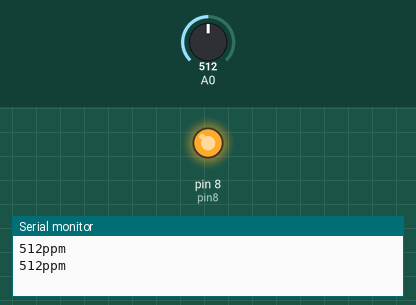
A sketch run on a simulated Arduino Uno, built with avr-gcc and run on an emulated ATmega328P. On the bench: output pins drawn as LEDs (lit = HIGH), the last lines printed to the serial monitor. The inputs (shaded band) are chosen by the test bench; at power-on: A0 = 512.

Above: at 5.8 s.
5.9 s: A0 set to 483
At 11.3 s:
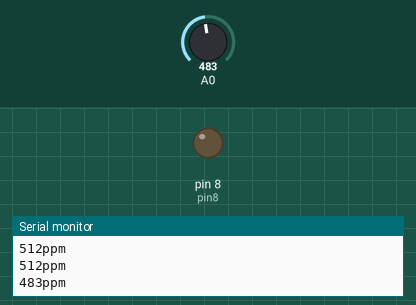
11.9 s: A0 set to 510
At 16.3 s:
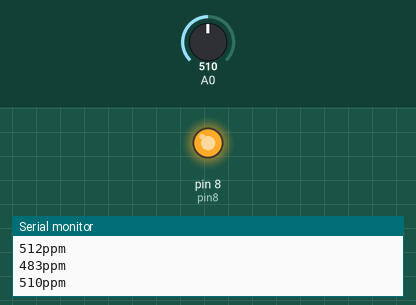
17.9 s: A0 set to 490
At 21.3 s:
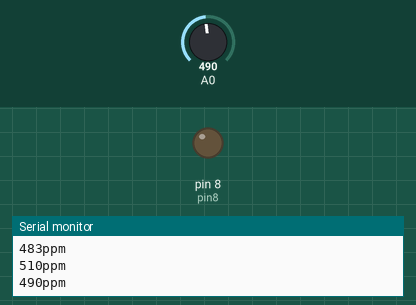
Timing chart, 0 to 22.8 s (numbered marks = the images above; inputs shaded):
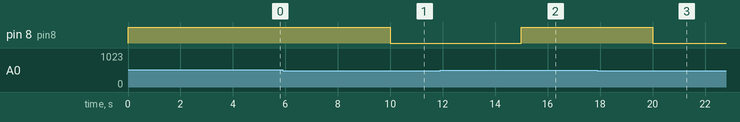

The sketch:

final_code.ino
```cpp
int sensorValue;
int pin8 = 8;
void setup()
{
  Serial.begin(9600);
  pinMode(pin8, OUTPUT);
}

void loop()
{
  sensorValue = analogRead(0);
  Serial.print(sensorValue, DEC);
  Serial.println("ppm");
  if (sensorValue > 500) {
    digitalWrite(pin8, HIGH);
  }
  else {
    digitalWrite(pin8, LOW);
  }

  delay(5000);
}
```

Measured:
- the behaviour switches between 501 and 500 on A0 (found by bisection; images 0 and 1)
- after the input at 5.9 s, pin 8 (pin8): HIGH → LOW after 4.1 s
- after the input at 11.9 s, pin 8 (pin8): LOW → HIGH after 3.1 s
- after the input at 17.9 s, pin 8 (pin8): HIGH → LOW after 2.1 s
